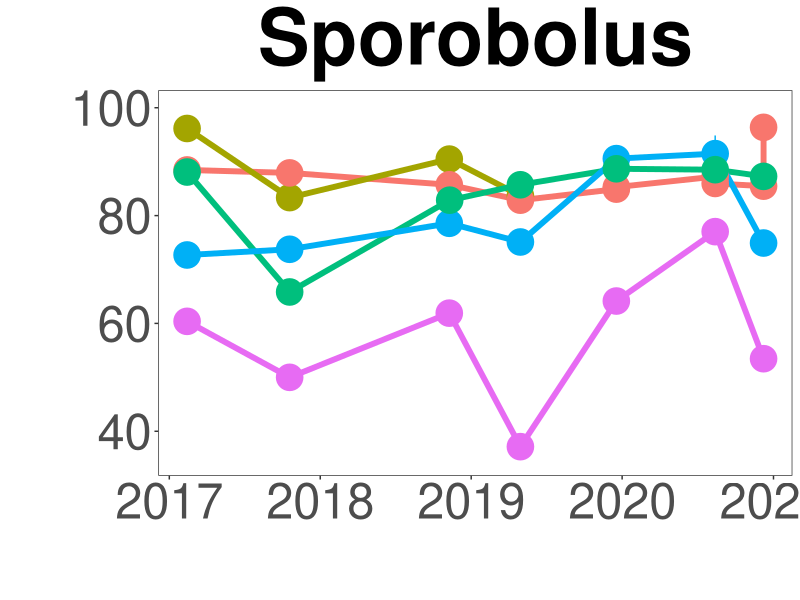
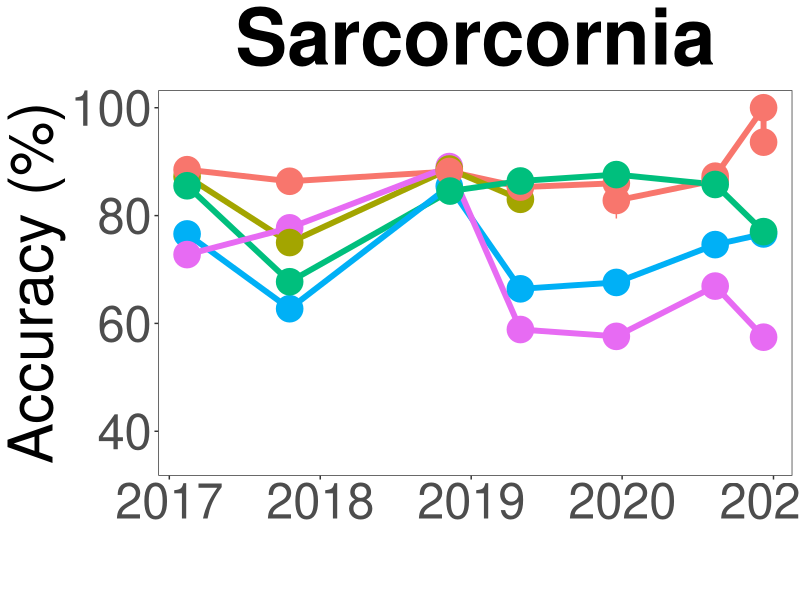
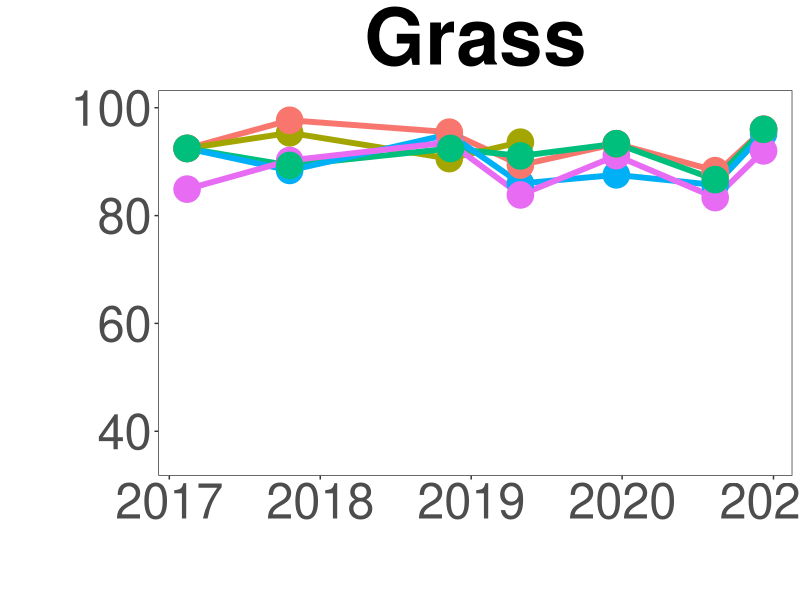
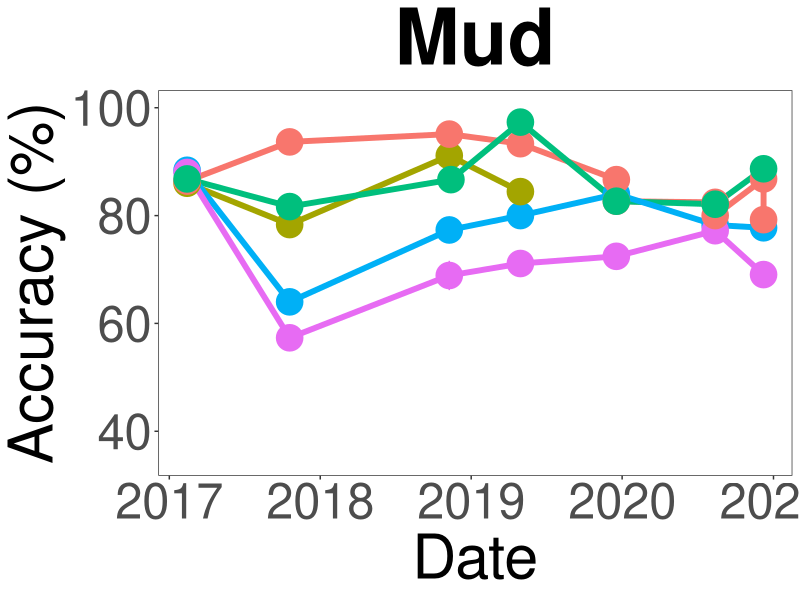
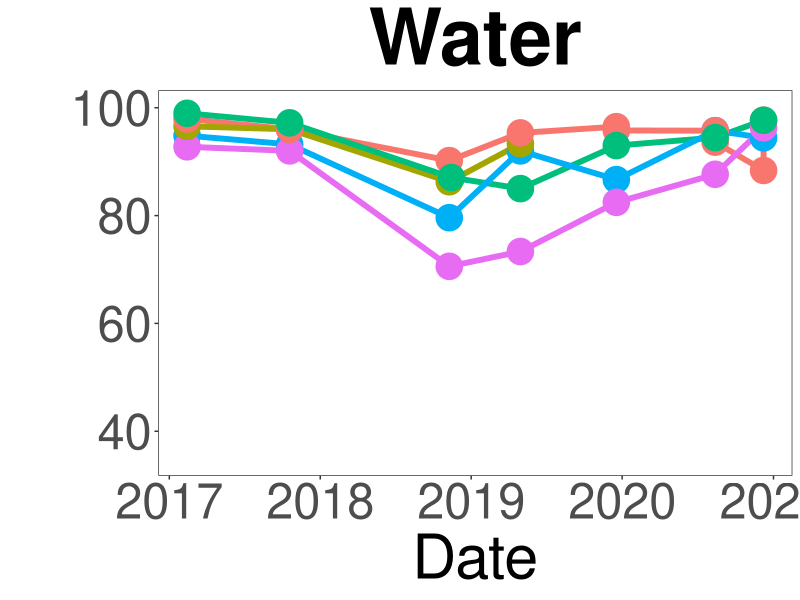
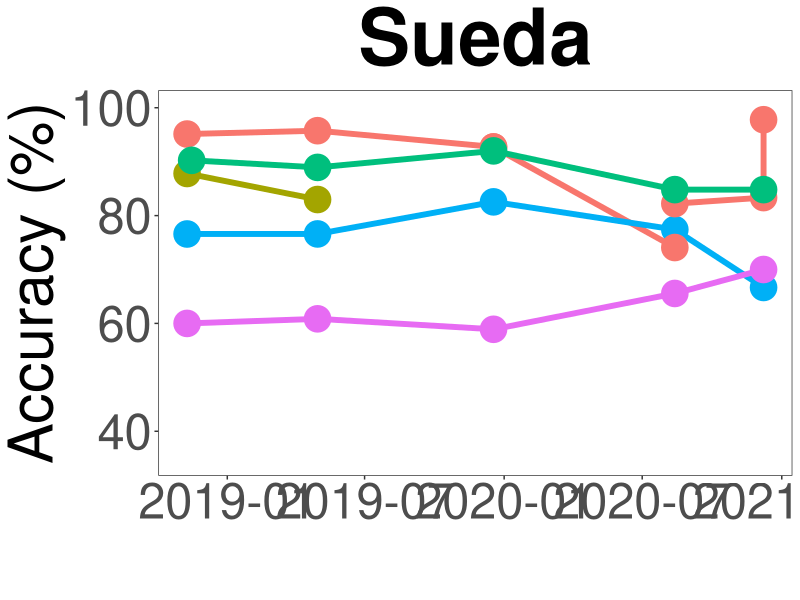
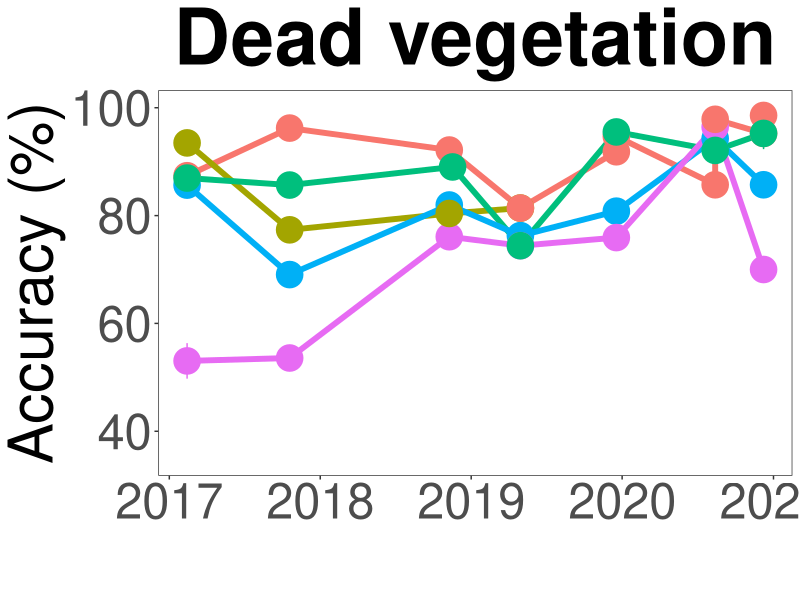
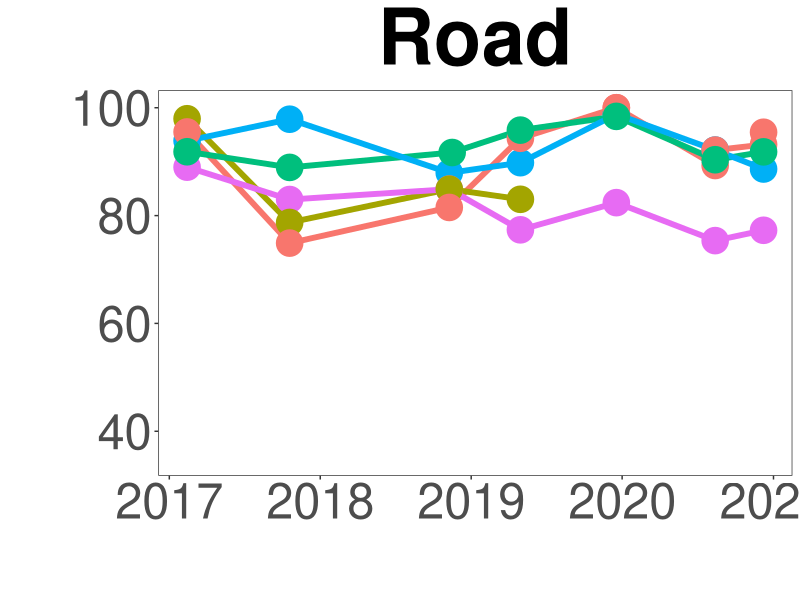

Write the R code that produced these figures, in order.
## ---- chunk 1
knitr::opts_chunk$set(echo = TRUE)
knitr::opts_knit$set(root.dir = 'C:/Users/danal/OneDrive - UNSW/Desktop/WRL/R')
## ---- chunk 2
library(tidyverse)
library(ggpubr)
library(readxl)
## ---- chunk 3
producers <- read_excel("raw/training_validation_matrix.xlsx", sheet = "producers")
users <- read_excel("raw/training_validation_matrix.xlsx", sheet = "users")
## ---- chunk 4
acc.time.line <- function(dataset, classs, classname){
  dataset %>% subset(Class == classs)  %>% ggplot(aes(x = Date, y = Average*100, color = as.factor(Scale))) +
  geom_line(size = 2) + 
geom_pointrange(aes(ymin=(Average-SD)*100, ymax=(Average+SD)*100), size = 2) + 
  labs(title = classname, x = "Date", y = "Accuracy (%)") +
  theme_bw() +
  theme(legend.position = "none",
        plot.title = element_text(face = "bold", hjust = 0.5, size = 56),
        text = element_text(size = 44),
        panel.grid.major = element_blank(),
        panel.grid.minor = element_blank()) +
    ylim(35, 100)
}

# delete this function
acc.scale <- function(dataset, datee, datename){
  dataset %>% subset(Dataset == datee, Class = c("spor", "sarc", "sueda"))  %>% ggplot(aes(x = Scale, y = Average*100, color = Class)) +
  geom_line(size = 2) + 
geom_pointrange(aes(ymin=(Average-SD)*100, ymax=(Average+SD)*100), size = 2) + 
  labs(title = datename, x = "Pixel size (m)", y = "Accuracy (%)") +
  theme_bw() +
  theme(legend.position = "none",
        plot.title = element_text(face = "bold", hjust = 0.5, size = 56),
        text = element_text(size = 44),
        panel.grid.major = element_blank(),
        panel.grid.minor = element_blank()) +
    ylim(35, 100)
}
## ---- chunk 5
spor <- acc.time.line(producers, "spor", "Sporobolus") +
  labs(title = "Sporobolus", x = "", y = "")
spor

sarc <- acc.time.line(producers, "sarc", "Sarcorcornia") +
  labs(title = "Sarcorcornia", x = "", y = "Accuracy (%)") 
sarc

grass <- acc.time.line(producers, "grass", "Grass") +
  labs(title = "Grass", x = "", y = "")
grass

mud <- acc.time.line(producers, "mud", "Mud")
mud

water <- acc.time.line(producers, "water", "Water")  +
  labs(title = "Water", x = "Date", y = "")
water

sueda <- acc.time.line(producers, "sueda", "Suaeda")  +
  labs(title = "Sueda", x = "", y = "Accuracy (%)") 
sueda

dead <- acc.time.line(producers, "white_vege", "Dead vegetation")  +
  labs(title = "Dead vegetation", x = "", y = "Accuracy (%)") 
dead

road <- acc.time.line(producers, "road", "Road") +
  labs(title = "Road", x = "", y = "")
road 


# only one data point for each of these
acc.time.line(producers, "sarc_clump", "Sarcorcornia clumps")
acc.time.line(producers, "algae", "Algae") 


# combine
ggarrange(sarc, spor, sueda, grass, dead, road, mud, water, ncol = 2, nrow = 4, common.legend = TRUE, legend = "bottom") + 
  theme(legend.title = element_blank())
# export at 2100 x 2800

# need to remove the legend title = attempt above didn't work
## ---- chunk 6
spor <- acc.time.line(users, "spor", "Sporobolus") +
  labs(title = "Sporobolus", x = "", y = "")
spor

sarc <- acc.time.line(users, "sarc", "Sarcorcornia") +
  labs(title = "Sarcorcornia", x = "", y = "Accuracy (%)") 
sarc

grass <- acc.time.line(users, "grass", "Grass") +
  labs(title = "Grass", x = "", y = "")
grass

mud <- acc.time.line(users, "mud", "Mud")
mud

water <- acc.time.line(users, "water", "Water")  +
  labs(title = "Water", x = "Date", y = "")
water

sueda <- acc.time.line(users, "sueda", "Suaeda")  +
  labs(title = "Sueda", x = "", y = "Accuracy (%)") 
sueda

dead <- acc.time.line(users, "white_vege", "Dead vegetation")  +
  labs(title = "Dead vegetation", x = "", y = "Accuracy (%)") 
dead

road <- acc.time.line(users, "road", "Road") +
  labs(title = "Road", x = "", y = "")
road 


# only one data point for each of these
acc.time.line(users, "sarc_clump", "Sarcorcornia clumps")
acc.time.line(users, "algae", "Algae") 



# combine
ggarrange(sarc, spor, sueda, grass, dead, road, mud, water, ncol = 2, nrow = 4, common.legend = TRUE, legend = "bottom") + 
  theme(legend.title = element_blank())
# export at 2100 x 2800

# need to remove the legend title = attempt above didn't work
## ---- chunk 7
scale0 <- acc.scale(producers, "0mos", "0 months") +
  labs(title = "0 months", x = "", y = "Accuracy (%)")
scale0

scale9 <- acc.scale(producers, "9mos", "9 months") +
  labs(title = "9 months", x = "", y = "") 
scale9

scale21 <- acc.scale(producers, "21mos", "21 months") +
  labs(title = "21 months", x = "", y = "Accuracy (%)")
scale21

scale26 <- acc.scale(producers, "26mos", "26 months") +
  labs(title = "26 months", x = "", y = "")
scale26

scale34 <- acc.scale(producers, "34mos", "34 months")  +
  labs(title = "34 months", x = "", y = "Accuracy (%)")
scale34

scale42 <- acc.scale(producers, "42mos", "42 months")  +
  labs(title = "42 months", x = "Pixel size (m)", y = "") 
scale42

scale46 <- acc.scale(producers, "46mos", "46 months")  +
  labs(title = "46 months", x = "Pixel size (m)", y = "Accuracy (%)") 
scale46




# combine
ggarrange(scale0, scale9, scale21, scale26, scale34, scale42, scale46, ncol = 2, nrow = 4, common.legend = TRUE, legend = "bottom") + 
  theme(legend.title = element_blank())
# export at 2100 x 2800

# need to remove the legend title = attempt above didn't work
